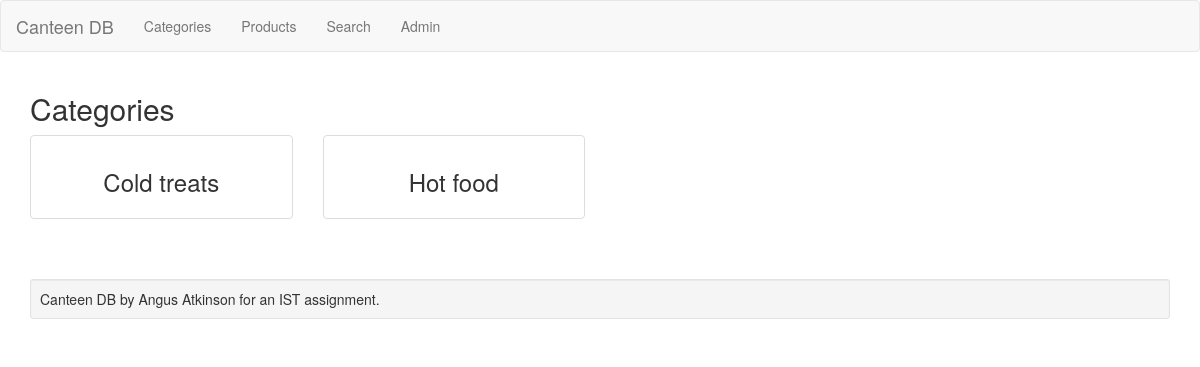
The page /categories/ on the database as committed earlier.
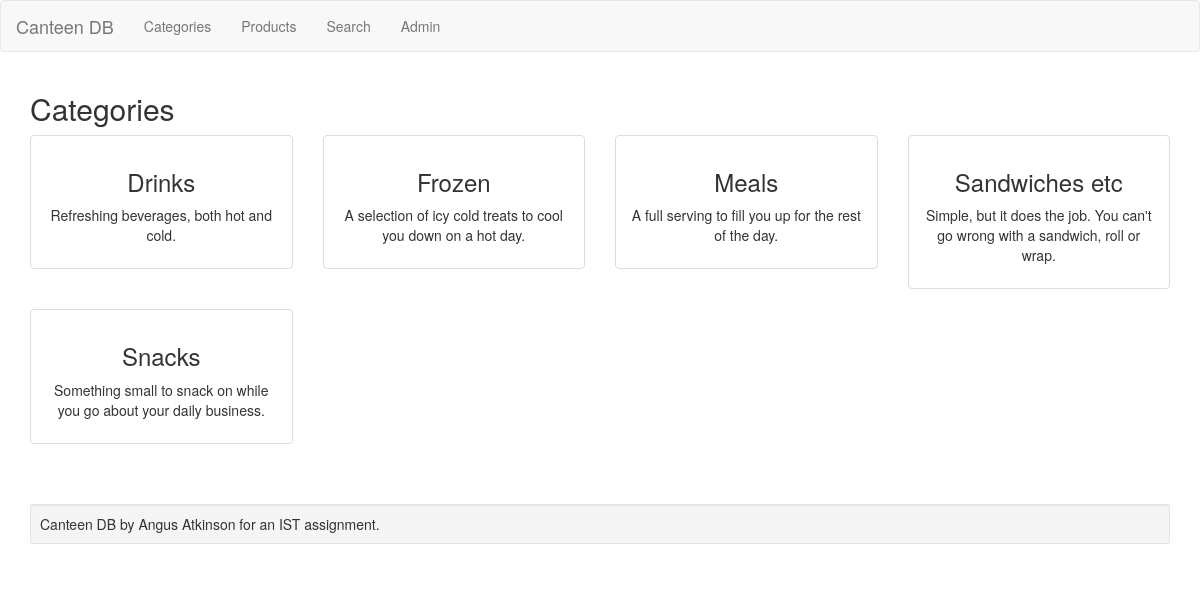
The same page on the database as committed later.
### shoppingapp/models.py (models this page shows, shortened)
class Category(models.Model):
    category_name = models.CharField(max_length=200)
    description = models.TextField()
    class Meta:
        verbose_name_plural = "categories"

### shoppingapp/views.py (the view)
# urls.py: url(r'^categories/$', views.categories, name='categories'),
def categories(request):
    categories_list = Category.objects.order_by('category_name')
    context = {'categories_list': categories_list}
    return render(request, 'shoppingapp/categories.html', context)

### shoppingapp/templates/shoppingapp/categories.html
{% extends 'shoppingapp/base.html' %}
{% block content %}
<h2>Categories</h2>
<div class="row">
{% for category in categories_list %}
  <div class="col-sm-6 col-md-3">
    <a href="/categories/{{ category.pk }}" class="thumbnail">
      <div class="caption">
        <h3>{{ category.category_name }}</h3>
        <p>{{ category.description }}</p>
      </div>
    </a>
  </div>
{% endfor %}
</div>
{% endblock %}

Rows that differ between the two databases and show on the page:
removed Category: category_name "Cold treats"
removed Category: category_name "Hot food"
added Category: category_name "Drinks", description "Refreshing beverages, both hot and cold."
added Category: category_name "Frozen", description "A selection of icy cold treats to cool you down on a hot day."
added Category: category_name "Meals", description "A full serving to fill you up for the rest of the day."
added Category: category_name "Sandwiches etc", description "Simple, but it does the job. You can't go wrong with a sandwich, roll or wrap."
added Category: category_name "Snacks", description "Something small to snack on while you go about your daily business."
